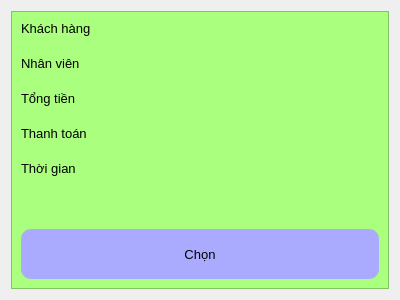
<?xml version="1.0" encoding="UTF-8"?>
<ui version="4.0">
 <class>invoice_card</class>
 <widget class="QWidget" name="invoice_card">
  <property name="geometry">
   <rect>
    <x>0</x>
    <y>0</y>
    <width>400</width>
    <height>300</height>
   </rect>
  </property>
  <property name="windowTitle">
   <string>Form</string>
  </property>
  <layout class="QVBoxLayout" name="verticalLayout">
   <item>
    <widget class="QFrame" name="frame">
     <property name="minimumSize">
      <size>
       <width>0</width>
       <height>50</height>
      </size>
     </property>
     <property name="styleSheet">
      <string notr="true">background-color: rgb(170, 255, 127);</string>
     </property>
     <property name="frameShape">
      <enum>QFrame::StyledPanel</enum>
     </property>
     <property name="frameShadow">
      <enum>QFrame::Raised</enum>
     </property>
     <layout class="QVBoxLayout" name="verticalLayout_2">
      <item>
       <layout class="QFormLayout" name="formLayout">
        <property name="sizeConstraint">
         <enum>QLayout::SetMaximumSize</enum>
        </property>
        <property name="fieldGrowthPolicy">
         <enum>QFormLayout::AllNonFixedFieldsGrow</enum>
        </property>
        <property name="horizontalSpacing">
         <number>20</number>
        </property>
        <property name="verticalSpacing">
         <number>20</number>
        </property>
        <item row="0" column="0">
         <widget class="QLabel" name="cus_lb">
          <property name="font">
           <font>
            <family>Arial</family>
            <pointsize>10</pointsize>
           </font>
          </property>
          <property name="text">
           <string>Khách hàng</string>
          </property>
         </widget>
        </item>
        <item row="0" column="1">
         <widget class="QLabel" name="cus_ct">
          <property name="font">
           <font>
            <family>Arial</family>
            <pointsize>10</pointsize>
           </font>
          </property>
          <property name="text">
           <string/>
          </property>
         </widget>
        </item>
        <item row="1" column="0">
         <widget class="QLabel" name="staff_lb">
          <property name="font">
           <font>
            <family>Arial</family>
            <pointsize>10</pointsize>
           </font>
          </property>
          <property name="text">
           <string>Nhân viên</string>
          </property>
         </widget>
        </item>
        <item row="1" column="1">
         <widget class="QLabel" name="staff_ct">
          <property name="font">
           <font>
            <family>Arial</family>
            <pointsize>10</pointsize>
           </font>
          </property>
          <property name="text">
           <string/>
          </property>
         </widget>
        </item>
        <item row="2" column="0">
         <widget class="QLabel" name="total_lb">
          <property name="font">
           <font>
            <family>Arial</family>
            <pointsize>10</pointsize>
           </font>
          </property>
          <property name="text">
           <string>Tổng tiền</string>
          </property>
         </widget>
        </item>
        <item row="2" column="1">
         <widget class="QLabel" name="total_ct">
          <property name="font">
           <font>
            <family>Arial</family>
            <pointsize>10</pointsize>
           </font>
          </property>
          <property name="text">
           <string/>
          </property>
          <property name="wordWrap">
           <bool>true</bool>
          </property>
         </widget>
        </item>
        <item row="3" column="0">
         <widget class="QLabel" name="payment_lb">
          <property name="font">
           <font>
            <family>Arial</family>
            <pointsize>10</pointsize>
           </font>
          </property>
          <property name="text">
           <string>Thanh toán</string>
          </property>
         </widget>
        </item>
        <item row="3" column="1">
         <widget class="QLabel" name="payment_ct">
          <property name="font">
           <font>
            <family>Arial</family>
            <pointsize>10</pointsize>
           </font>
          </property>
          <property name="text">
           <string/>
          </property>
         </widget>
        </item>
        <item row="4" column="0">
         <widget class="QLabel" name="time_lb">
          <property name="font">
           <font>
            <family>Arial</family>
            <pointsize>10</pointsize>
           </font>
          </property>
          <property name="text">
           <string>Thời gian</string>
          </property>
         </widget>
        </item>
        <item row="4" column="1">
         <widget class="QLabel" name="time_ct">
          <property name="font">
           <font>
            <family>Arial</family>
            <pointsize>10</pointsize>
           </font>
          </property>
          <property name="text">
           <string/>
          </property>
         </widget>
        </item>
       </layout>
      </item>
      <item>
       <widget class="QPushButton" name="pushButton">
        <property name="minimumSize">
         <size>
          <width>0</width>
          <height>50</height>
         </size>
        </property>
        <property name="font">
         <font>
          <pointsize>10</pointsize>
         </font>
        </property>
        <property name="styleSheet">
         <string notr="true">background-color: rgb(170, 170, 255);
border-radius: 10px;</string>
        </property>
        <property name="text">
         <string>Chọn</string>
        </property>
       </widget>
      </item>
     </layout>
    </widget>
   </item>
  </layout>
 </widget>
 <resources/>
 <connections/>
</ui>
